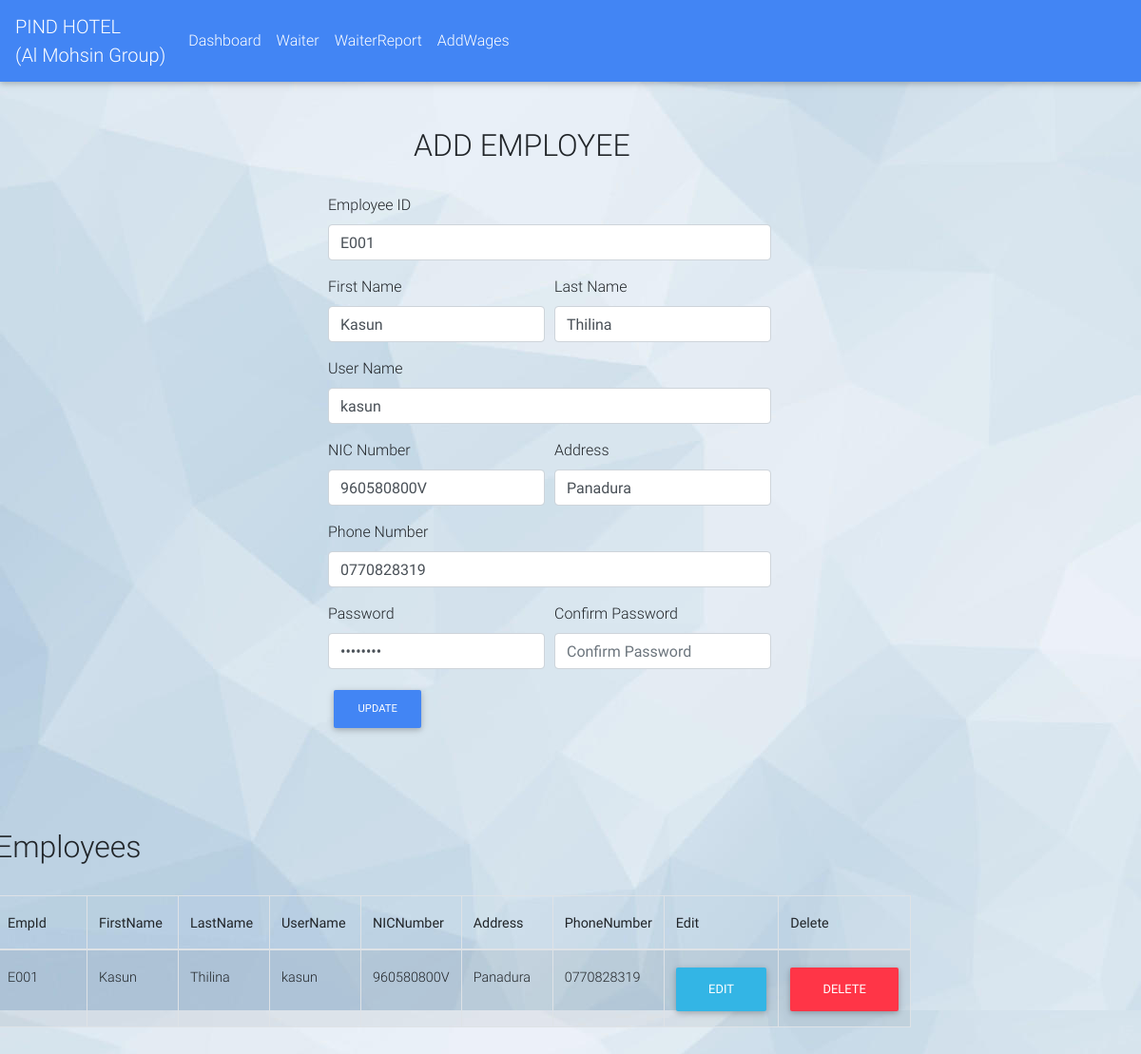
Before: /addEmployee.php?edit=1 with the older database file.
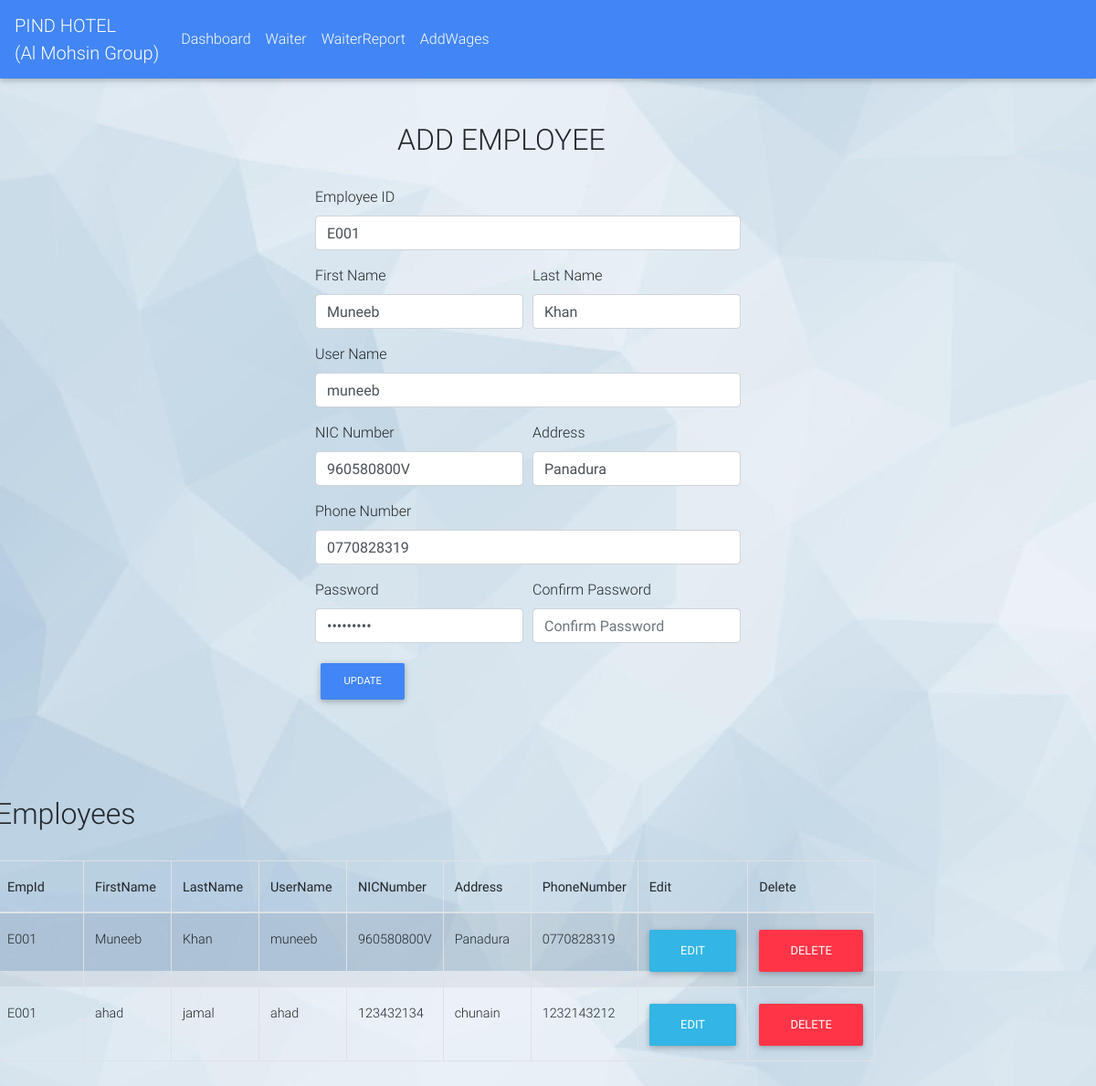
After: the same page with the newer database file.
### tables this page shows
CREATE TABLE `employee` (
  `id` int(20) NOT NULL,
  `EmpId` varchar(20) NOT NULL,
  `FirstName` varchar(100) NOT NULL,
  `LastName` varchar(100) NOT NULL,
  `UserName` varchar(50) NOT NULL,
  `NICNumber` varchar(20) NOT NULL,
  `Address` varchar(100) NOT NULL,
  `PhoneNumber` varchar(20) NOT NULL,
  `Password` varchar(50) NOT NULL,
  `acctype` int(11) NOT NULL DEFAULT 2
);

### addEmployee_process.php (called while the page is built, shortened)
<?php
$mysqli = new mysqli('localhost', 'ahad', '', 'restaurant') or die(mysqli_error($mysqli));
if (isset($_GET['edit'])){
	$id = $_GET['edit'];
	$result = $mysqli->query("SELECT * FROM employee WHERE id='$id'") or die($mysqli->error());
        $row = $result->fetch_array();
        $EmpId = $row['EmpId'];
	$FirstName = $row['FirstName'];
        $LastName = $row['LastName'];
        $UserName = $row['UserName'];
        $NICNumber = $row['NICNumber'];
        $Address = $row['Address'];
        $PhoneNumber = $row['PhoneNumber'];
        $Password = $row['Password'];
}
?>

### addEmployee.php (the view, shortened to what the changed rows need)
<!DOCTYPE html>
<html lang="en">
<head>
  <link href="css/bootstrap.min.css" rel="stylesheet">
  <link href="css/mdb.min.css" rel="stylesheet">
  <link href="css/style.css" rel="stylesheet">
      <link rel="stylesheet" type="text/css" href="https://cdn.datatables.net/v/bs4/dt-1.10.18/datatables.min.css"/>
  <link rel="stylesheet" href="https://use.fontawesome.com/releases/v5.8.2/css/all.css">
</head>
<body background="bg3.jpg">
  <br><br>
  <div class="container">
    <div class="row"  style="margin-left:300px;">
      <div><h2 style="margin-left:90px;">ADD EMPLOYEE</h2>
        <br>
        <?php require_once 'addEmployee_process.php';?>
        <form id="addEmployee" method="POST" action="addEmployee_process.php">
         <div class="form-group">
            <label for="EmpId">Employee ID</label>
            <input type="text" class="form-control" id="EmpId" value="<?php echo $EmpId;?>" placeholder="Employee ID" name="EmpId">
          </div>
         <div class="form-row" >
           <div class="form-group col-md-6">
              <label for="FirstName">First Name</label>
              <input type="text" class="form-control" id="FirstName" value="<?php echo $FirstName; ?>" placeholder="First Name" name="FirstName" >
            </div>
            <div class="form-group col-md-6">
              <label for="LastName">Last Name</label>
              <input type="text" class="form-control" id="LastName" value="<?php echo $LastName;?>" placeholder="Last Name" name="LastName">
            </div>
          </div>
          <div class="form-group">
            <label for="UserName">User Name</label>
            <input type="text" class="form-control" id="UserName" value="<?php echo $UserName;?>" placeholder="User Name" name="UserName">
          </div>
          <div class="form-row">
            <div class="form-group col-md-6">
              <label for="NICNumber">NIC Number</label>
              <input type="text" class="form-control" id="NICNumber" value="<?php echo $NICNumber;?>" placeholder="NIC Number" name="NICNumber">
            </div>
            <div class="form-group col-md-6">
              <label for="Address">Address</label>
              <input type="text" class="form-control" id="Address" value="<?php echo $Address;?>" placeholder="Address" name="Address">
            </div>
          </div>
          <div class="form-group">
            <label for="PhoneNumber">Phone Number</label>
            <input type="text" class="form-control" id="PhoneNumber" value="<?php echo $PhoneNumber;?>" placeholder="xxxxxxxxxxx" name="PhoneNumber">
          </div>
          <div class="form-row">
            <div class="form-group col-md-6">
              <label for="Password">Password</label>
              <input type="password" class="form-control" id="Password" value="<?php echo $Password;?>" placeholder="Password" name="Password">
            </div>
          </div>
        </form>
        </div>
      <br><br>
      <div style="margin-left:-350px;margin-top:100px"><h2>Employees</h2>
        <br>
        <?php
          $mysqli = new mysqli('localhost', 'ahad', '', 'restaurant') or die (mysqli_error($mysqli));
          $result = $mysqli->query("SELECT * FROM employee") or die($mysqli->error);
          ?>
        <table id="dtBasicExample" class="table table-striped table-bordered" cellspacing="0" width="100%">
            <thead>
              <tr>
                <th class="th-sm">EmpId
                </th>
                <th class="th-sm">FirstName
                </th>
                <th class="th-sm">LastName
                </th>
                <th class="th-sm">UserName
                </th>
                <th class="th-sm">NICNumber
                </th>
                <th class="th-sm">Address
                </th>
                <th class="th-sm">PhoneNumber
                </th>
                <th class="th-sm">Edit
                </th>
                <th class="th-sm">Delete
                </th>
              </tr>
            </thead>
            <?php
              while ($row = $result->fetch_assoc()):?>
              <tr>
                  <td><?php echo $row['EmpId']; ?></td>
                  <td><?php echo $row['FirstName']; ?></td>
                  <td><?php echo $row['LastName']; ?></td>
                  <td><?php echo $row['UserName']; ?></td>
                  <td><?php echo $row['NICNumber']; ?></td>
                  <td><?php echo $row['Address']; ?></td>
                  <td><?php echo $row['PhoneNumber']; ?></td>
                  <td><a href="addEmployee.php?edit=<?php echo $row['id']; ?>" class="btn btn-info">Edit</a></td>
                  <td><a href="addEmployee_process.php?delete=<?php echo $row['id']; ?>" class="btn btn-danger">Delete</a></td>
              </tr>
                  <?php endwhile; ?>
            </table>
      </div>
    </div>
  </div>
<br>
<br>
</body>
</html>

Changed rows visible on the page:
changed employee "Panadura": FirstName "Kasun" → "Muneeb"; LastName "Thilina" → "Khan"; UserName "kasun" → "muneeb"
added employee: EmpId "E001", FirstName "ahad", LastName "jamal", UserName "ahad", NICNumber "123432134", Address "chunain", PhoneNumber "1232143212"
